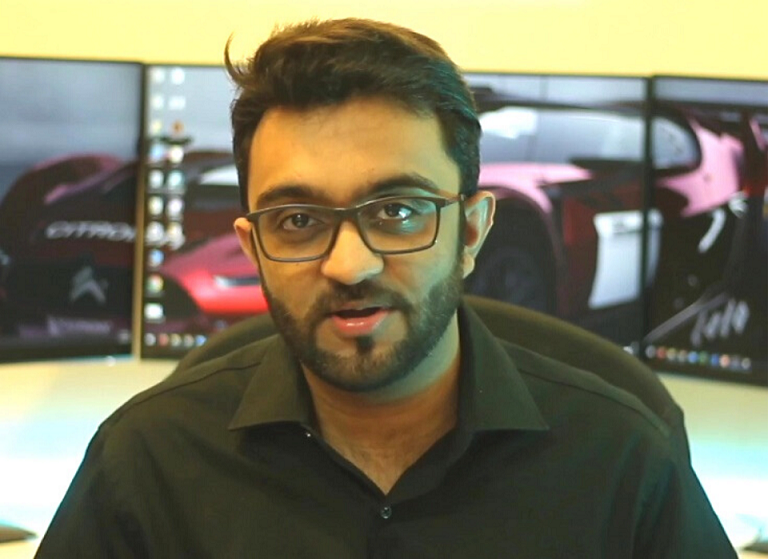
//> input picture opencvDemo01/Resources/test.png, 768 x 559 px
$ ./main   (built with g++ and OpenCV 4)
//> lines starting //> are read from the running program, lines starting //| are printed output that depends on the picture; after the words box and inside, x2 and y2 are one past the last pixel; in counts of white or black regions, pixels touching at a corner belong together
### opencvDemo01/writtenDigitalRec/thin.h
#pragma once
#include "opencv2/imgcodecs.hpp"
#include "opencv2/highgui.hpp"
#include "opencv2/imgproc.hpp"

using namespace std;
using namespace cv;

class thin {
public:
	Mat thinImage(const cv::Mat src, const int maxIterations);
};

### opencvDemo01/writtenDigitalRec/main.cpp
#include "opencv2/imgcodecs.hpp"
#include "opencv2/highgui.hpp"
#include "opencv2/imgproc.hpp"
#include <iostream>
#include <string>
#include <vector>
#include <fstream>
#include <math.h>
#include"thin.h"
using namespace std;
using namespace cv;

Mat imgSrc, imgSrcP, imgTem, imgTemP;
vector<Mat> nums;
//vector<Mat> fnums;
vector<Point2f> pts;
vector<Point2f> cpt;
int temp[8] = { 0 };
// [335 lines left out: functions templateMatchSQDIFF, templateMatchCCORR, readFeature, showPos, showFrame, saveFeatureVec and 4 more, not called in this run]

void getContours(Mat imgD) {
	Mat imgNew;
	vector<vector<Point>> contours;
	vector<Vec4i> hierarchy;
	findContours(imgD, contours, hierarchy, RETR_EXTERNAL, CHAIN_APPROX_SIMPLE);
	vector<vector<Point>> contPoly(contours.size());
	vector<Rect> boundRect(contours.size());
    int height, width, sub;
    vector<int> sizeX;
	for (int i = 0; i < contours.size(); i++) {
		if (contourArea(contours[i]) > 20) {
			float peri = arcLength(contours[i], true);
			approxPolyDP(contours[i], contPoly[i], 0.02 * peri, true);
			boundRect[i] = boundingRect(contPoly[i]);
			Rect roi (boundRect[i].x ,boundRect[i].y ,boundRect[i].width, boundRect[i].height);
			imgNew = imgD(roi);
            height = boundRect[i].height;
            width = boundRect[i].width;
            Point cp(width / 2, height / 2);
            cpt.push_back(cp);
			nums.push_back(imgNew);
            sizeX.push_back(boundRect[i].x);
		}
	}
    //imshow("contours", imgD);
    Mat imgT;
    int picXT;
    Point cpTp;
    for (int i = 0; i < contours.size(); i++) {
        for (int j = i + 1; j < contours.size(); j++) {
            if (sizeX[j] < sizeX[i]) {
                imgT = nums[j];
                picXT = sizeX[j];
                cpTp = cpt[j];
                nums[j] = nums[i];
                sizeX[j] = sizeX[i];
                cpt[j] = cpt[i];
                nums[i] = imgT;
                sizeX[i] = picXT;
                cpt[i] = cpTp;

            }
        }
    }

}

Mat preprocessingT(Mat imgTem) {

	Mat imgGray;
	cvtColor(imgTem, imgGray, COLOR_BGR2GRAY);

	Mat imgBin;
	threshold(imgGray, imgBin, 128, 255, THRESH_BINARY_INV);

    //blur(imgBin, imgBin, Size(3, 3));
    imshow("0-1", imgBin);
	return imgBin;
}

Mat getImg(string path) {
	return (imread(path));
}

// [98 lines left out: functions resizePic, resizeTem, saveFontName, not called in this run]

string getDir(string filename) {
    string picDir = "E:/cppProject/opencvDemo/opencvDemo01/opencvDemo01/fontTemplatePic/";
    String relDir = picDir.append(filename);
    string finalDir = relDir.append(".png");
    return finalDir;
}

// [8 lines left out: function makeTemplate, not called in this run]

void match(string source) {
//> called with source = "test"
    string finalDir = getDir(source);

    imgTem = getImg(finalDir);
//> imgTem is the input picture: 559 rows x 768 cols, CV_8UC3; mean B, G, R 94.1, 117.1, 120.5
    cout << finalDir << endl;
    //imshow("source pic", imgTem);
    imgTemP = preprocessingT(imgTem);
//> in preprocessingT, `cvtColor(imgTem, imgGray, COLOR_BGR2GRAY);`:
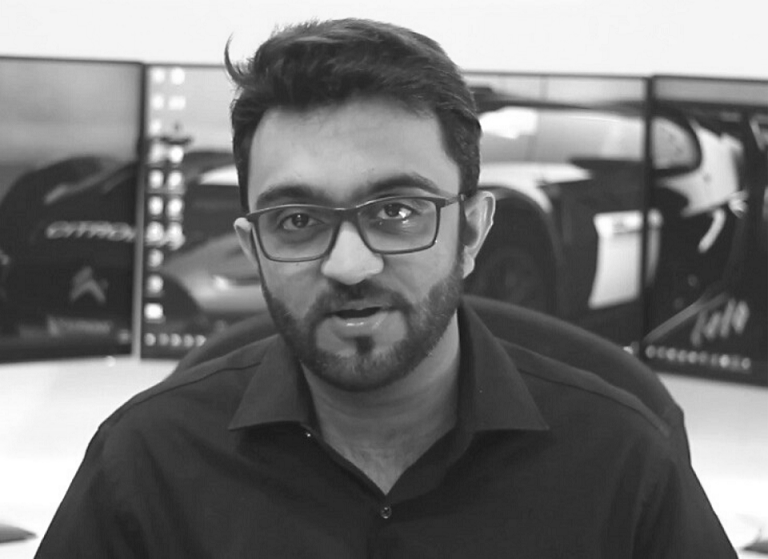
//> imgGray: 559 rows x 768 cols, CV_8UC1; min 22, max 255, mean 115.5
//> in preprocessingT, `threshold(imgGray, imgBin, 128, 255, THRESH_BINARY_INV);`:
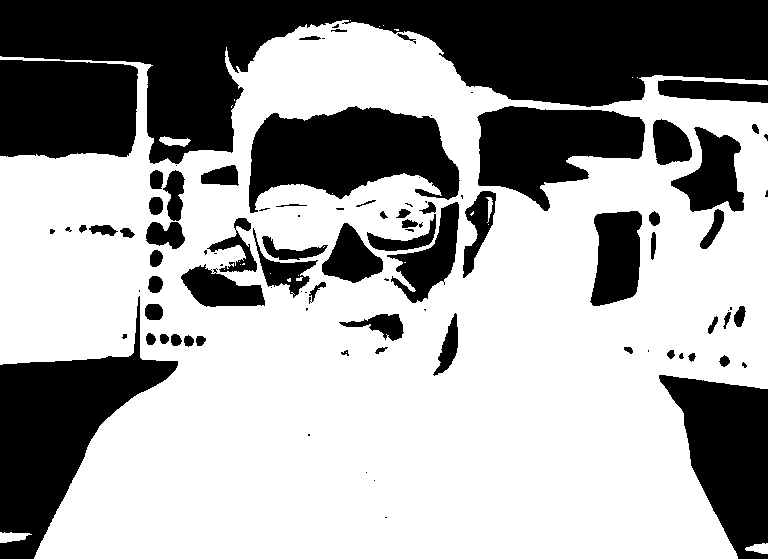
//> imgBin: 559 rows x 768 cols, CV_8UC1; 63.7% white; 97 black regions (36 under 20 px)
    getContours(imgTemP);
//> in getContours, `findContours(imgD, contours, hierarchy, RETR_EXTERNAL, CHAIN_APPROX_SI..`: contours = 12 contours, 8 with area under 20; largest, box (x1, y1, x2, y2) and area: (0, 20, 768, 559) 324009, (0, 532, 32, 543) 199, (159, 136, 191, 147) 170, (745, 543, 768, 554) 144
//> in getContours, `vector<vector<Point>> contPoly(contours.size());`: contPoly = 12 empty contours
//> the loop in getContours, `for (int i = 0; i < contours.size(); i++)` made 12 passes
//> (peri, roi, height, width, cp) on passes 1, 2, 3, 12: (59.56, Rect(745, 543, 23, 11), 11, 23, Point(11, 5)), (78.97, Rect(0, 532, 32, 11), 11, 32, Point(16, 5)), (73.7, Rect(159, 136, 32, 11), 11, 32, Point(16, 5)), (3955.5, Rect(0, 24, 768, 535), 535, 768, Point(384, 267))
//> after the loop in getContours, `for (int i = 0; i < contours.size(); i++)`:
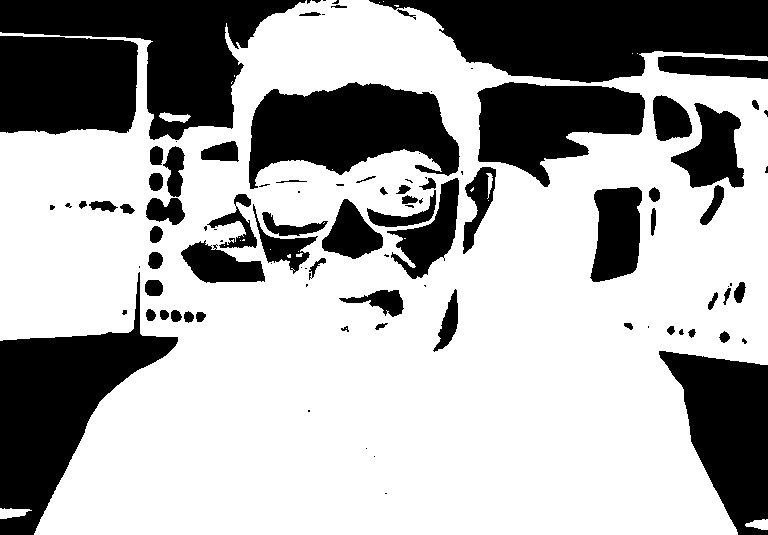
//> imgNew: 535 rows x 768 cols, CV_8UC1; 66.5% white; 101 black regions (39 under 20 px), largest, box (x1, y1, x2, y2) and area: (369, 0, 768, 83) 21854, (0, 272, 178, 535) 18129, (0, 0, 306, 140) 17853
    resizePic();
}

int main() {
//> (the run ends here: the program crashes, at `for (int i = 0; i < contours.size(); i++)`)

$ run again, with opencvDemo01/Resources/digits.png copied over opencvDemo01/Resources/test.png
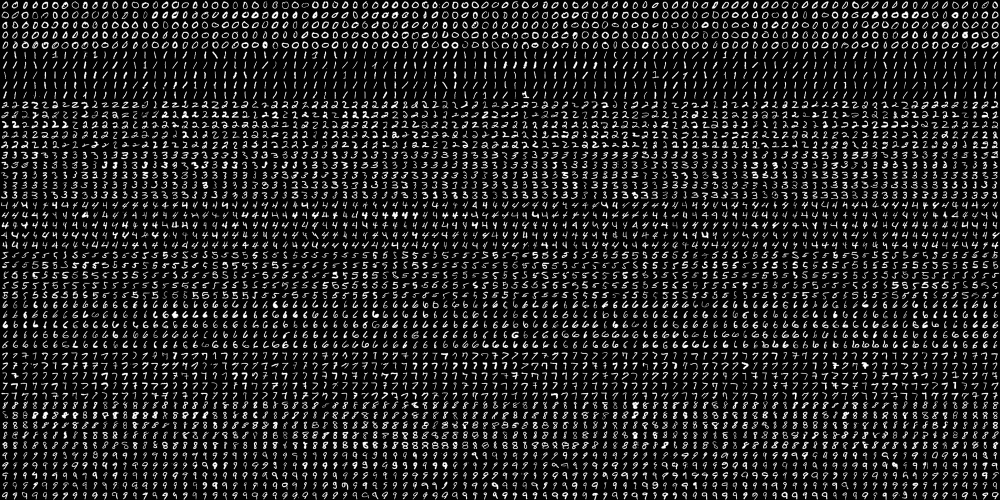
//> input picture opencvDemo01/Resources/digits.png, 2000 x 1000 px (shown at 1/2 size)
//> in match, imgTem is the input picture: 1000 rows x 2000 cols, CV_8UC3; min 0, max 255, mean 33.8
//> in preprocessingT, `threshold(imgGray, imgBin, 128, 255, THRESH_BINARY_INV);`:
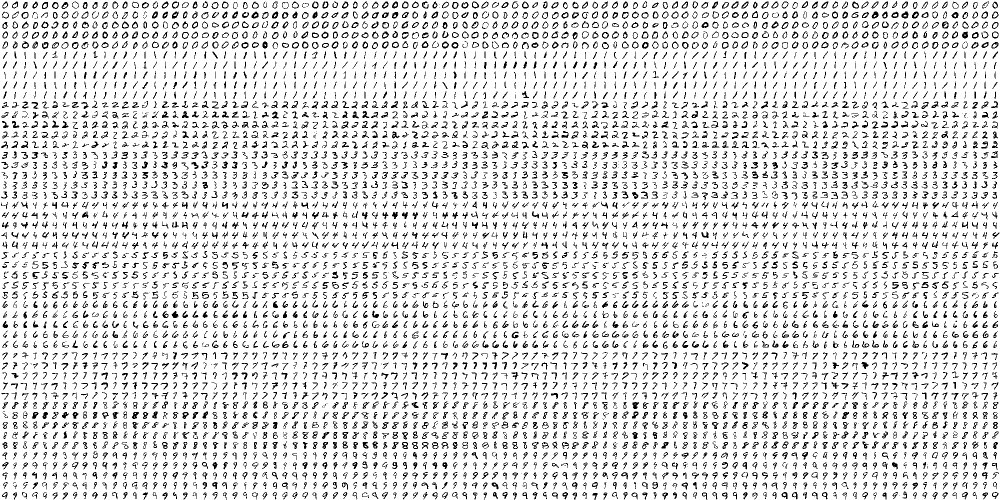
//> imgBin: 1000 rows x 2000 cols, CV_8UC1 (shown at 1/2 size); 86.9% white; black in thin lines or dots
//> contours = 1 contour; box (x1, y1, x2, y2) and area: (0, 0, 2000, 1000) 1996916
//> contPoly = 1 empty contours
//> boundRect = 1 Rect (x, y, width, height): [0, 0, 0, 0]
//> the loop in getContours, `for (int i = 0; i < contours.size(); i++)` made 1 pass
//> (peri, roi, height, width, cp) on pass 1: (6039, Rect(0, 0, 2000, 1000), 1000, 2000, Point(1000, 500))
//> the loop in getContours, `for (int i = 0; i < contours.size(); i++)` made 1 pass
//> (picXT, cpTp) on pass 1: (0, Point(0, 0))
//> after the loop in getContours, `for (int i = 0; i < contours.size(); i++)`: picXT = 0
//> the loop in resizePic, `for (int i = 0; i < nums.size(); i++)` made 1 pass
//> (printed output is left out)
//> after the loop in resizePic, `for (int i = 0; i < nums.size(); i++)`:
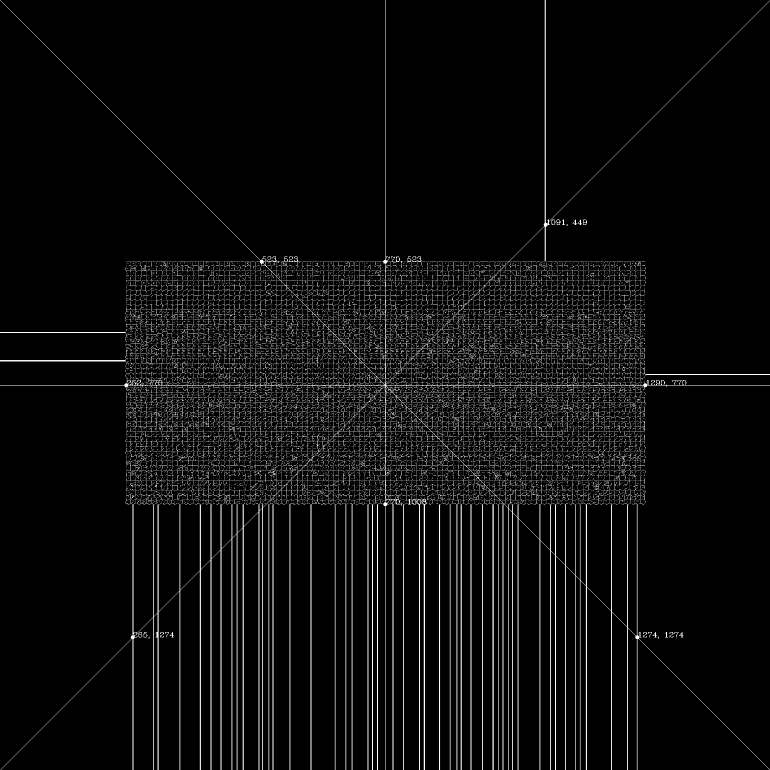
//> imgs: 1540 rows x 1540 cols, CV_8UC1 (shown at 1/2 size); min 0, max 255, mean 13.3
//> after the loop in resizePic, `for (int i = 0; i < nums.size(); i++)`: width = 2800; height = 1400; count = 1
